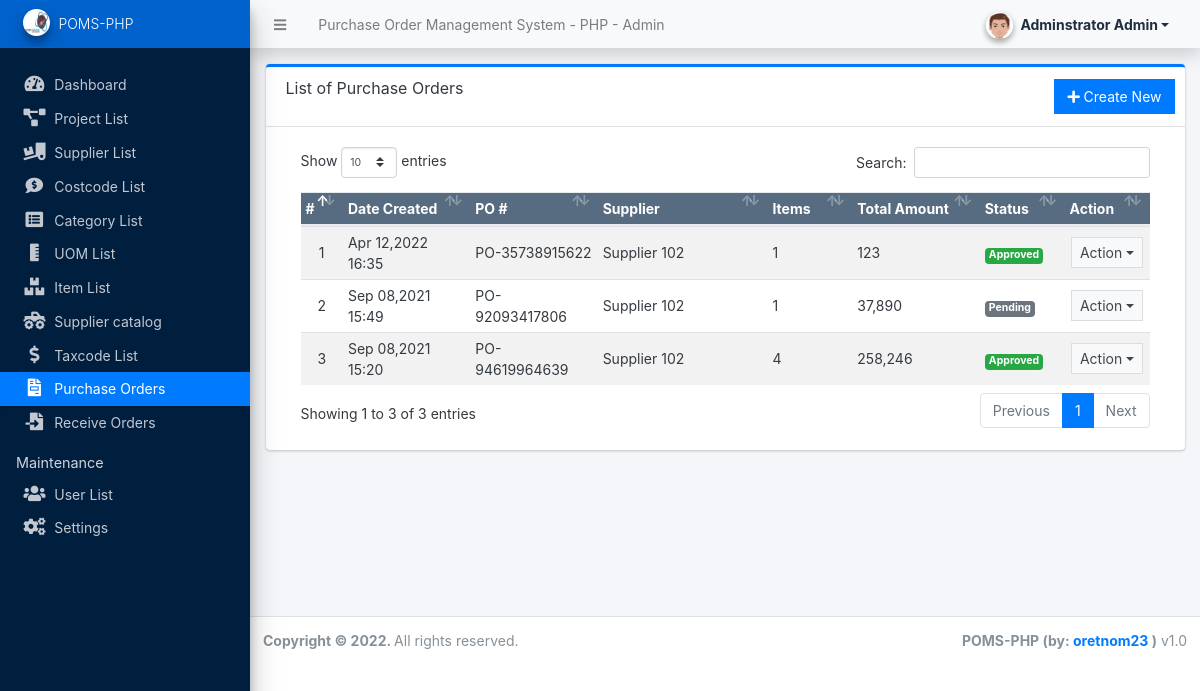
The page /admin/?page=purchase_orders (signed in) on the database as committed earlier.
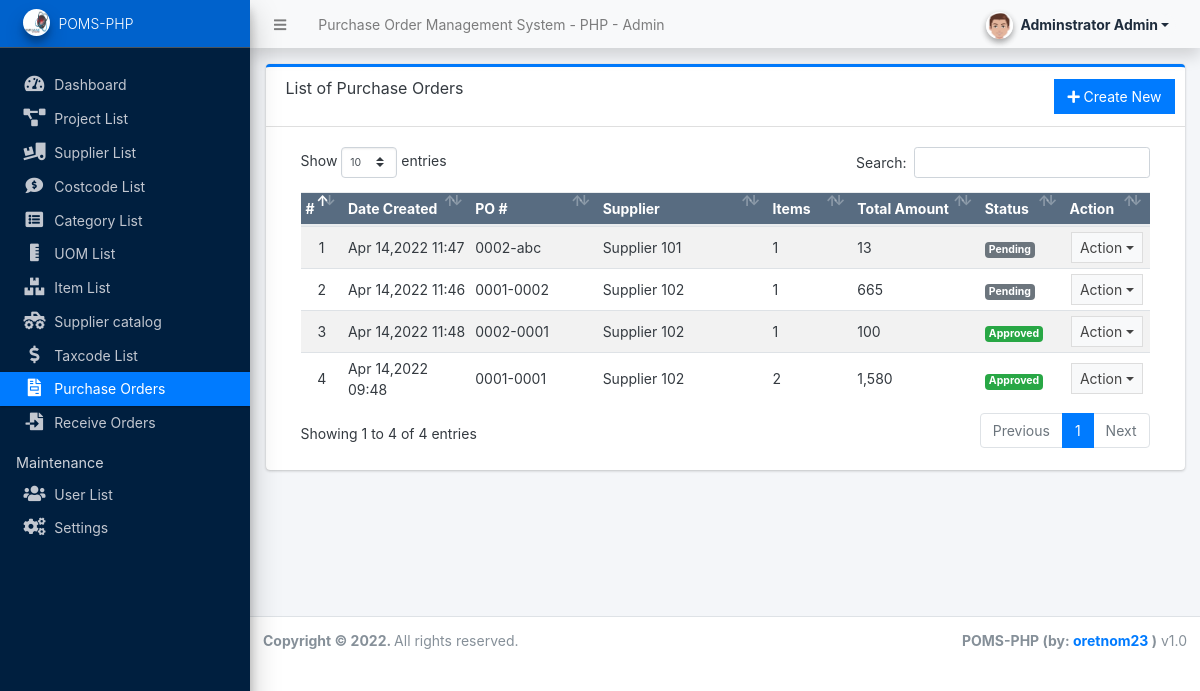
The same page on the database as committed later.
### tables this page shows
CREATE TABLE `po_list` (
  `id` int(30) NOT NULL AUTO_INCREMENT,
  `po_no` varchar(100) NOT NULL,
  `project_id` int(30) NOT NULL,
  `supplier_id` int(30) NOT NULL,
  `discount_percentage` float NOT NULL,
  `discount_amount` float NOT NULL,
  `tax_percentage` float NOT NULL,
  `tax_amount` float NOT NULL,
  `notes` text NOT NULL,
  `delivery_address` text NOT NULL,
  `delivery_date` datetime DEFAULT NULL,
  `status` tinyint(1) NOT NULL DEFAULT 0 COMMENT '0=pending, 1= Approved, 2 = Denied',
  `date_created` datetime NOT NULL DEFAULT current_timestamp(),
  `date_updated` datetime DEFAULT NULL ON UPDATE current_timestamp(),
  PRIMARY KEY (`id`),
  KEY `supplier_id` (`supplier_id`),
  CONSTRAINT `po_list_ibfk_1` FOREIGN KEY (`supplier_id`) REFERENCES `supplier_list` (`id`) ON DELETE CASCADE ON UPDATE NO ACTION
);

CREATE TABLE `supplier_list` (
  `id` int(30) NOT NULL AUTO_INCREMENT,
  `name` varchar(250) NOT NULL,
  `address` text NOT NULL,
  `contact_person` text NOT NULL,
  `contact` varchar(50) NOT NULL,
  `email` varchar(150) NOT NULL,
  `status` tinyint(1) NOT NULL DEFAULT 1 COMMENT ' 0 = Inactive, 1 = Active',
  `date_created` datetime NOT NULL DEFAULT current_timestamp(),
  PRIMARY KEY (`id`)
);

### config.php (called while the page is built, shortened)
<?php
require_once('classes/DBConnection.php');
require_once('classes/SystemSettings.php');
function validate_image($file){
	if(!empty($file)){
		if(is_file(base_app.$file)){
			return base_url.$file;
		}else{
			return base_url.'dist/img/no-image-available.png';
		}
	}else{
		return base_url.'dist/img/no-image-available.png';
	}
}
function isMobileDevice(){
    $aMobileUA = array(
        '/iphone/i' => 'iPhone',
        '/ipod/i' => 'iPod',
        '/ipad/i' => 'iPad',
        '/android/i' => 'Android',
        '/blackberry/i' => 'BlackBerry',
        '/webos/i' => 'Mobile'
    );
    return false;
}
?>

### classes/DBConnection.php (called while the page is built, shortened)
<?php
class DBConnection{
    private $host = DB_SERVER;
    private $username = DB_USERNAME;
    private $password = DB_PASSWORD;
    private $database = DB_NAME;
    public $conn;
    public function __construct(){
        if (!isset($this->conn)) {
            $this->conn = new mysqli($this->host, $this->username, $this->password, $this->database);
        }
    }
}
?>

### admin/purchase_orders/index.php (the view, shortened to what this page needs)
<div class="card card-outline card-primary">
	<div class="card-header">
		<h3 class="card-title">List of Purchase Orders</h3>
		<div class="card-tools">
			<a href="?page=purchase_orders/manage_po" class="btn btn-flat btn-primary"><span class="fas fa-plus"></span>  Create New</a>
		</div>
	</div>
	<div class="card-body">
		<div class="container-fluid">
        <div class="container-fluid">
			<table class="table table-hover table-striped">
				<colgroup>
					<col width="5%">
					<col width="15%">
					<col width="15%">
					<col width="20%">
					<col width="10%">
					<col width="15%">
					<col width="10%">
					<col width="10%">
				</colgroup>
				<thead>
					<tr class="bg-navy disabled">
						<th>#</th>
						<th>Date Created</th>
						<th>PO #</th>
						<th>Supplier</th>
						<th>Items</th>
						<th>Total Amount</th>
						<th>Status</th>
						<th>Action</th>
					</tr>
				</thead>
				<tbody>
					<?php
					$i = 1;
						$qry = $conn->query(
							"SELECT po.*, s.name as sname
							FROM `po_list` po
							inner join `supplier_list` s on po.supplier_id = s.id
							order by unix_timestamp(po.date_updated) "
						);
						while($row = $qry->fetch_assoc()):
							$row['item_count'] = $conn->query("SELECT * FROM order_items where po_id = '{$row['id']}'")->num_rows;
							$order_items_qry = $conn->query(
								"SELECT o.*, t.percentage as percent
								FROM `order_items` o
								left join taxcode_list t on o.taxcode_id = t.id
								where o.`po_id` = '{$row['id']}' "
							);
							$total_amount = 0;
							while($item_row = $order_items_qry->fetch_assoc()) {
								$line_price = $item_row['quantity'] * $item_row['unit_price'];
								if (!empty($item_row['percent'])) {
									$line_price = $line_price * (1 + $item_row['percent']/100);
								}
								$total_amount += $line_price;
							}
					?>
						<tr>
							<td class="text-center"><?php echo $i++; ?></td>
							<td class=""><?php echo date("M d,Y H:i",strtotime($row['date_created'])) ; ?></td>
							<td class=""><?php echo $row['po_no'] ?></td>
							<td class=""><?php echo $row['sname'] ?></td>
							<td><?php echo number_format($row['item_count']) ?></td>
							<td><?php echo number_format($total_amount) ?></td>
							<td>
								<?php
									switch ($row['status']) {
										case '1':
											echo '<span class="badge badge-success">Approved</span>';
											break;
										default:
											echo '<span class="badge badge-secondary">Pending</span>';
											break;
									}
								?>
							</td>
							<td align="center">
								 <button type="button" class="btn btn-flat btn-default btn-sm dropdown-toggle dropdown-icon" data-toggle="dropdown">
				                  		Action
				                  </button>
							</td>
						</tr>
					<?php endwhile; ?>
				</tbody>
			</table>
		</div>
		</div>
	</div>
</div>

### admin/index.php (shortened to what this page needs)
<?php require_once('../config.php'); ?>
 <!DOCTYPE html>
<html lang="en" class="" style="height: auto;">
<?php require_once('inc/header.php') ?>
  <body class="sidebar-mini layout-fixed control-sidebar-slide-open layout-navbar-fixed sidebar-mini-md sidebar-mini-xs text-sm" data-new-gr-c-s-check-loaded="14.991.0" data-gr-ext-installed="" style="height: auto;">
    <div class="wrapper">
     <?php require_once('inc/topBarNav.php') ?>
     <?php require_once('inc/navigation.php') ?>
     <?php $page = isset($_GET['page']) ? $_GET['page'] : 'home';  ?>
      <div class="content-wrapper pt-3" style="min-height: 567.854px;">
        <section class="content  text-dark">
          <div class="container-fluid">
            <?php
              if(!file_exists($page.".php") && !is_dir($page)){
                  include '404.html';
              }else{
                if(is_dir($page))
                  include $page.'/index.php';
                else
                  include $page.'.php';
              }
            ?>
          </div>
        </section>
      </div>
      <?php require_once('inc/footer.php') ?>
  </body>
</html>

### admin/inc/header.php (shortened to what this page needs)
<head>
    <link rel="stylesheet" href="<?php echo base_url ?>plugins/fontawesome-free/css/all.min.css">
    <link rel="stylesheet" href="<?php echo base_url ?>plugins/tempusdominus-bootstrap-4/css/tempusdominus-bootstrap-4.min.css">
  <link rel="stylesheet" href="<?php echo base_url ?>plugins/datatables-bs4/css/dataTables.bootstrap4.min.css">
  <link rel="stylesheet" href="<?php echo base_url ?>plugins/datatables-responsive/css/responsive.bootstrap4.min.css">
  <link rel="stylesheet" href="<?php echo base_url ?>plugins/datatables-buttons/css/buttons.bootstrap4.min.css">
  <link rel="stylesheet" href="<?php echo base_url ?>plugins/select2/css/select2.min.css">
  <link rel="stylesheet" href="<?php echo base_url ?>plugins/select2-bootstrap4-theme/select2-bootstrap4.min.css">
    <link rel="stylesheet" href="<?php echo base_url ?>plugins/icheck-bootstrap/icheck-bootstrap.min.css">
    <link rel="stylesheet" href="<?php echo base_url ?>plugins/jqvmap/jqvmap.min.css">
    <link rel="stylesheet" href="<?php echo base_url ?>plugins/jquery-ui/jquery-ui.min.css">
    <link rel="stylesheet" href="<?php echo base_url ?>dist/css/adminlte.css">
    <link rel="stylesheet" href="<?php echo base_url ?>dist/css/custom.css">
    <link rel="stylesheet" href="<?php echo base_url ?>plugins/overlayScrollbars/css/OverlayScrollbars.min.css">
    <link rel="stylesheet" href="<?php echo base_url ?>plugins/daterangepicker/daterangepicker.css">
    <link rel="stylesheet" href="<?php echo base_url ?>plugins/summernote/summernote-bs4.min.css">
  <link rel="stylesheet" href="<?php echo base_url ?>plugins/sweetalert2-theme-bootstrap-4/bootstrap-4.min.css">
  </head>

### admin/inc/topBarNav.php (shortened to what this page needs)
<nav class="main-header navbar navbar-expand navbar-light border border-light shadow  border-top-0  border-left-0 border-right-0 navbar-light text-sm">
  <ul class="navbar-nav">
    <li class="nav-item">
    <a class="nav-link" data-widget="pushmenu" href="#" role="button"><i class="fas fa-bars"></i></a>
    </li>
    <li class="nav-item d-none d-sm-inline-block">
      <a href="<?php echo base_url ?>" class="nav-link"><?php echo (!isMobileDevice()) ? $_settings->info('name'):$_settings->info('short_name'); ?> - Admin</a>
    </li>
  </ul>
  <ul class="navbar-nav ml-auto">
    <li class="nav-item">
      <div class="btn-group nav-link">
            <button type="button" class="btn btn-rounded badge badge-light dropdown-toggle dropdown-icon" data-toggle="dropdown">
              <span><img src="<?php echo validate_image($_settings->userdata('avatar')) ?>" class="img-circle elevation-2 user-img" alt="User Image"></span>
              <span class="ml-3"><?php echo ucwords($_settings->userdata('firstname').' '.$_settings->userdata('lastname')) ?></span>
            </button>
        </div>
    </li>
  </ul>
</nav>

### admin/inc/navigation.php (shortened to what this page needs)
<aside class="main-sidebar sidebar-dark-primary bg-navy elevation-4 sidebar-no-expand">
  <a href="<?php echo base_url ?>admin" class="brand-link bg-primary text-sm">
  <img src="<?php echo validate_image($_settings->info('logo'))?>" alt="Store Logo" class="brand-image img-circle elevation-3" style="width: 1.7rem;height: 1.7rem;max-height: unset">
  <span class="brand-text font-weight-light"><?php echo $_settings->info('short_name') ?></span>
  </a>
  <div class="sidebar os-host os-theme-light os-host-overflow os-host-overflow-y os-host-resize-disabled os-host-transition os-host-scrollbar-horizontal-hidden">
    <div class="os-content-glue" style="margin: 0px -8px; width: 249px; height: 646px;"></div>
    <div class="os-padding">
      <div class="os-viewport os-viewport-native-scrollbars-invisible" style="overflow-y: scroll;">
        <div class="os-content" style="padding: 0px 8px; height: 100%; width: 100%;">
          <nav class="mt-4">
             <ul class="nav nav-pills nav-sidebar flex-column text-sm nav-compact nav-flat nav-child-indent nav-collapse-hide-child" data-widget="treeview" role="menu" data-accordion="false">
              <li class="nav-item dropdown">
                <a href="./" class="nav-link nav-home">
                  <i class="nav-icon fas fa-tachometer-alt"></i>
                  <p>
                    Dashboard
                  </p>
                </a>
              </li>
              <li class="nav-item dropdown">
                <a href="<?php echo base_url ?>admin/?page=projects" class="nav-link nav-projects">
                  <i class="nav-icon fas fa-project-diagram"></i>
                  <p>
                    Project List
                  </p>
                </a>
              </li>
              <li class="nav-item dropdown">
                <a href="<?php echo base_url ?>admin/?page=suppliers" class="nav-link nav-suppliers">
                  <i class="nav-icon fas fa-truck-loading"></i>
                  <p>
                    Supplier List
                  </p>
                </a>
              </li>
              <li class="nav-item dropdown">
                <a href="<?php echo base_url ?>admin/?page=costcodes" class="nav-link nav-costcodes">
                  <i class="nav-icon fas fa-comment-dollar"></i>
                  <p>
                    Costcode List
                  </p>
                </a>
              </li>
              <li class="nav-item dropdown">
                <a href="<?php echo base_url ?>admin/?page=categories" class="nav-link nav-categories">
                  <i class="nav-icon fas fa-list-alt"></i>
                  <p>
                    Category List
                  </p>
                </a>
              </li>
              <li class="nav-item dropdown">
                <a href="<?php echo base_url ?>admin/?page=uoms" class="nav-link nav-uoms">
                  <i class="nav-icon fas fa-ruler-vertical"></i>
                  <p>
                    UOM List
                  </p>
                </a>
              </li>
              <li class="nav-item dropdown">
                <a href="<?php echo base_url ?>admin/?page=items" class="nav-link nav-items">
                  <i class="nav-icon fas fa-boxes"></i>
                  <p>
                    Item List
                  </p>
                </a>
              </li>
              <li class="nav-item dropdown">
                <a href="<?php echo base_url ?>admin/?page=supplier_catalogs" class="nav-link nav-supplier_catalogs">
                  <i class="nav-icon fas fa-truck-monster"></i>
                  <p>
                    Supplier catalog
                  </p>
                </a>
              </li>
              <li class="nav-item dropdown">
                <a href="<?php echo base_url ?>admin/?page=taxcodes" class="nav-link nav-taxcodes">
                  <i class="nav-icon fas fa-dollar-sign"></i>
                  <p>
                    Taxcode List
                  </p>
                </a>
              </li>
              <li class="nav-item dropdown">
                <a href="<?php echo base_url ?>admin/?page=purchase_orders" class="nav-link nav-purchase_orders">
                  <i class="nav-icon fas fa-file-invoice"></i>
                  <p>
                    Purchase Orders
                  </p>
                </a>
              </li>
              <li class="nav-item dropdown">
                <a href="<?php echo base_url ?>admin/?page=receive_orders" class="nav-link nav-receive_orders">
                  <i class="nav-icon fas fa-file-import"></i>
                  <p>
                    Receive Orders
                  </p>
                </a>
              </li>
              <?php if($_settings->userdata('type') == 1): ?>
              <li class="nav-header">Maintenance</li>
              <li class="nav-item dropdown">
                <a href="<?php echo base_url ?>admin/?page=user/list" class="nav-link nav-user_list">
                  <i class="nav-icon fas fa-users"></i>
                  <p>
                    User List
                  </p>
                </a>
              </li>
              <li class="nav-item dropdown">
                <a href="<?php echo base_url ?>admin/?page=system_info" class="nav-link nav-system_info">
                  <i class="nav-icon fas fa-cogs"></i>
                  <p>
                    Settings
                  </p>
                </a>
              </li>
              <?php endif; ?>
            </ul>
          </nav>
        </div>
      </div>
    </div>
  </div>
</aside>

### admin/inc/footer.php (shortened to what this page needs)
<footer class="main-footer text-sm">
        <strong>Copyright © <?php echo date('Y') ?>.
        </strong>
        All rights reserved.
        <div class="float-right d-none d-sm-inline-block">
          <b><?php echo $_settings->info('short_name') ?> (by: <a href="mailto:oretnom23@gmail.com" target="blank">oretnom23</a> )</b> v1.0
        </div>
      </footer>
    </div>

### admin/inc/topBarNav.php (style rules this page uses)
.user-img { position: absolute; height: 27px; width: 27px; object-fit: cover; left: -7%; top: -12%; }
.btn-rounded { border-radius: 50px; }

Rows that differ between the two databases and show on the page:
changed po_list: date_created "Apr 12,2022 16:35" → "Apr 14,2022 11:47"; po_no "PO-35738915622" → "0002-abc"; supplier.name "Supplier 102" → "Supplier 101"; total_amount "123" → "13"; status "Approved" → "Pending"
changed po_list: date_created "Sep 08,2021 15:49" → "Apr 14,2022 11:46"; po_no "PO-92093417806" → "0001-0002"; total_amount "37,890" → "665"
added po_list: date_created "Apr 14,2022 11:48", po_no "0002-0001", supplier.name "Supplier 102", status "1", total_amount "100", shows "Approved"
changed po_list: date_created "Sep 08,2021 15:20" → "Apr 14,2022 09:48"; po_no "PO-94619964639" → "0001-0001"; supplier "4" → "2"; total_amount "258,246" → "1,580"
Other text that changed with them:
text written by a page script: "Show entries Search: Showing 1 to 3 of 3 entries Previous 1 Next" → "Show entries Search: Showing 1 to 4 of 4 entries Previous 1 Next"
